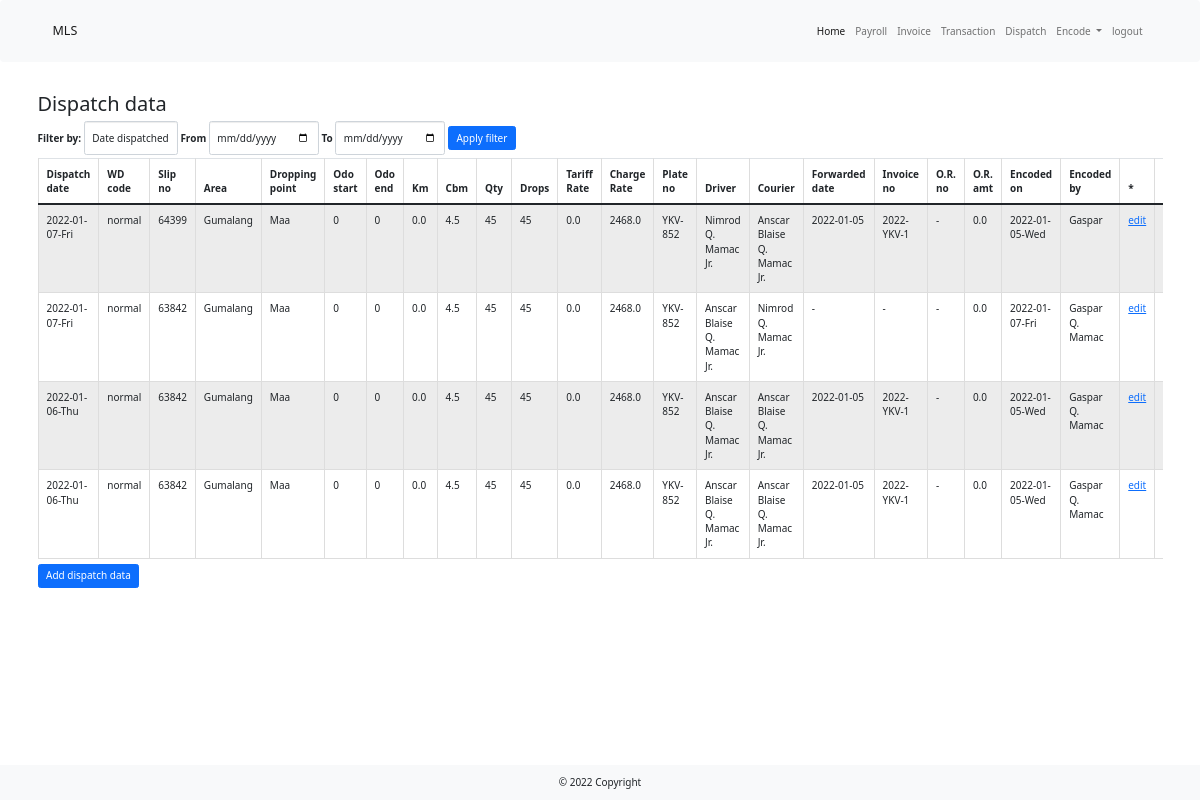
The page /dispatch_report (signed in) on the database its author committed.
### main.py (models this page shows)
class DispatchTable(UserMixin, db.Model):
    __tablename__ = "dispatch"
    id = db.Column(db.Integer, primary_key=True, unique=True)
    dispatch_date = db.Column(db.String(100), nullable=False)
    wd_code = db.Column(db.String(100), nullable=False)
    slip_no = db.Column(db.String(100), nullable=False)
    route = db.Column(db.String(100), nullable=False)
    area = db.Column(db.String(250))
    destination = db.Column(db.String(100))
    odo_start = db.Column(db.Integer)
    odo_end = db.Column(db.Integer)
    km = db.Column(db.Float(precision=1))
    cbm = db.Column(db.Float(precision=1), nullable=False)
    qty = db.Column(db.Integer, nullable=False)
    drops = db.Column(db.Integer, nullable=False)
    std_rate = db.Column(db.Float(precision=1), nullable=False)
    rate = db.Column(db.Float(precision=1), nullable=False)
    plate_no = db.Column(db.String(100), nullable=False)
    driver = db.Column(db.String(100), nullable=False)
    courier = db.Column(db.String(100), nullable=False)
    forwarded_date = db.Column(db.String(100), nullable=False)
    invoice_no = db.Column(db.String(100))
    or_no = db.Column(db.String(100))
    or_amt = db.Column(db.Float(precision=1))
    encoded_on = db.Column(db.String(100), nullable=False)
    encoded_by = db.Column(db.String(100))
    encoder_id = db.Column(db.Integer, db.ForeignKey("users.id"))
    encoder = relationship("UserTable", back_populates="dispatch")

### main.py (the view)
@app.route("/dispatch_report", methods=["Get", "Post"])
def dispatch():
    form = DispatchTableFilterForm()
    with create_engine('sqlite:///lbc_dispatch.db').connect() as cnx:
        df = pd.read_sql_table(table_name="dispatch", con=cnx)
    sorted_df = df.head(n=25).sort_values("dispatch_date", ascending=False)
    if form.validate_on_submit():
        start = form.date_start.data
        end = form.date_end.data
        index = form.filter.data
        filtered_df = df[(df[index] >= str(start)) & (df[index] <= str(end))].sort_values(index, ascending=False)
        return render_template("dispatch_data.html", form=form, df=filtered_df)
    return render_template("dispatch_data.html", form=form, df=sorted_df)

### _forms.py
class DispatchTableFilterForm(FlaskForm):
    filter = SelectField("Filter by:", choices=[
        ("dispatch_date", "Date dispatched"),
        ("encoded_on", "Date encoded")])
    date_start = DateField("From")
    date_end = DateField("To")
    submit = SubmitField("Apply filter")

### main.py (called while the page is built)
@login_manager.user_loader
def load_user(user_id):
    return UserTable.query.get(int(user_id))

### templates/dispatch_data.html (shortened to what this page needs)
{% extends 'bootstrap/base.html' %}
{% import "bootstrap/wtf.html" as wtf %}
{% block content %}
    {% include '_header.html' %}
    <div class="container my-5">
        <h2>Dispatch data</h2>
        {{ wtf.quick_form(form, novalidate=True, extra_classes="form form-inline mb-1", button_map={"submit": "primary"}) }}
        <div class="table-responsive">
            <table class="table table-striped table-hover table-bordered table-sm">
                <caption><a class="btn btn-primary" href="{{ url_for('input_dispatch')}}">Add dispatch data</a> </caption>
                <thead>
                <tr>
                    <th scope="col">Dispatch date</th>
                    <th scope="col">WD code</th>
                    <th scope="col">Slip no</th>
                    <th scope="col">Area</th>
                    <th scope="col">Dropping point</th>
                    <th scope="col">Odo start</th>
                    <th scope="col">Odo end</th>
                    <th scope="col">Km</th>
                    <th scope="col">Cbm</th>
                    <th scope="col">Qty</th>
                    <th scope="col">Drops</th>
                    <th scope="col">Tariff Rate</th>
                    <th scope="col">Charge Rate</th>
                    <th scope="col">Plate no</th>
                    <th scope="col">Driver</th>
                    <th scope="col">Courier</th>
                    <th scope="col">Forwarded date</th>
                    <th scope="col">Invoice no</th>
                    <th scope="col">O.R. no</th>
                    <th scope="col">O.R. amt</th>
                    <th scope="col">Encoded on</th>
                    <th scope="col">Encoded by</th>
                    <th scope="col">*</th>
                    <th scope="col">**</th>
                </tr>
                </thead>
                <tbody>
                {% for row in df.itertuples(): %}
                <tr>
                    <td>{{ row[2] }}</td>
                    <td>{{ row[3] }}</td>
                    <td>{{ row[4] }}</td>
                    <td>{{ row[6] }}</td>
                    <td>{{ row[7] }}</td>
                    <td>{{ row[8] }}</td>
                    <td>{{ row[9] }}</td>
                    <td>{{ row[10] }}</td>
                    <td>{{ row[11] }}</td>
                    <td>{{ row[12] }}</td>
                    <td>{{ row[13] }}</td>
                    <td>{{ row[14] }}</td>
                    <td>{{ row[15] }}</td>
                    <td>{{ row[16] }}</td>
                    <td>{{ row[17] }}</td>
                    <td>{{ row[18] }}</td>
                    <td>{{ row[19] }}</td>
                    <td>{{ row[20] }}</td>
                    <td>{{ row[21] }}</td>
                    <td>{{ row[22] }}</td>
                    <td>{{ row[23] }}</td>
                    <td>{{ row[24]}}</td>
                <td><a href="{{ url_for('edit_dispatch', dispatch_id=row[1]) }}">edit</a></td>
                <td><a href="{{ url_for('delete_dispatch', dispatch_id=row[1]) }}">delete</a></td>
                </tr>
                {% endfor %}
                </tbody>
            </table>
        </div>
    </div>
    {% include '_footer.html' %}
{% endblock  %}

### rows shown on the page
DispatchTable: dispatch_date "2022-01-07-Fri", wd_code "normal", slip_no "64399", area "Gumalang", destination "Maa", odo_end "0", km "0", row "0.0", cbm "4.5", drops "45", row "45", rate "2468.0", plate_no "YKV-852", driver "Nimrod Q. Mamac Jr.", courier "Anscar Blaise Q. Mamac Jr.", forwarded_date "2022-01-05", invoice_no "2022-YKV-1", row "-", encoded_on "2022-01-05-Wed", encoded_by "Gaspar"
DispatchTable: dispatch_date "2022-01-07-Fri", wd_code "normal", slip_no "63842", area "Gumalang", destination "Maa", odo_end "0", km "0", row "0.0", cbm "4.5", drops "45", row "45", rate "2468.0", plate_no "YKV-852", driver "Anscar Blaise Q. Mamac Jr.", courier "Nimrod Q. Mamac Jr.", invoice_no "-", or_no "-", row "-", encoded_on "2022-01-07-Fri", encoded_by "Gaspar Q. Mamac"
DispatchTable: dispatch_date "2022-01-06-Thu", wd_code "normal", slip_no "63842", area "Gumalang", destination "Maa", odo_end "0", km "0", row "0.0", cbm "4.5", drops "45", row "45", rate "2468.0", plate_no "YKV-852", driver "Anscar Blaise Q. Mamac Jr.", courier "Anscar Blaise Q. Mamac Jr.", forwarded_date "2022-01-05", invoice_no "2022-YKV-1", row "-", encoded_on "2022-01-05-Wed", encoded_by "Gaspar Q. Mamac"
DispatchTable: dispatch_date "2022-01-06-Thu", wd_code "normal", slip_no "63842", area "Gumalang", destination "Maa", odo_end "0", km "0", row "0.0", cbm "4.5", drops "45", row "45", rate "2468.0", plate_no "YKV-852", driver "Anscar Blaise Q. Mamac Jr.", courier "Anscar Blaise Q. Mamac Jr.", forwarded_date "2022-01-05", invoice_no "2022-YKV-1", row "-", encoded_on "2022-01-05-Wed", encoded_by "Gaspar Q. Mamac"
